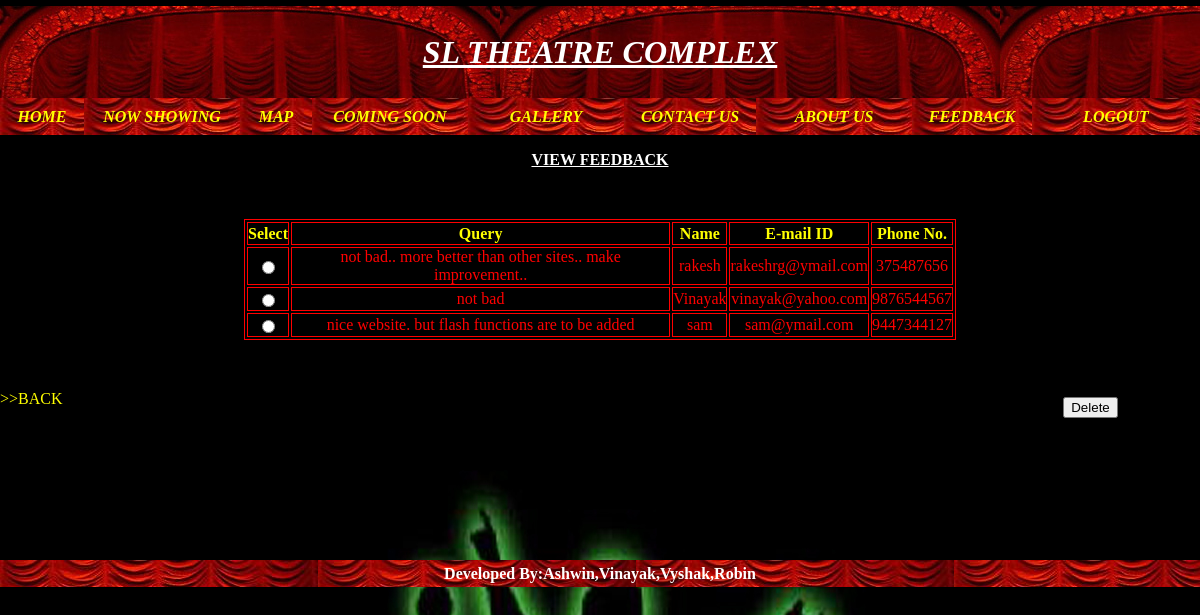
The page /viewfeedback_admin.php on the database its author committed.
### tables this page shows
CREATE TABLE IF NOT EXISTS `feedback` (
  `Fid` bigint(35) NOT NULL AUTO_INCREMENT,
  `Feedback` varchar(150) NOT NULL,
  `NAME` varchar(35) NOT NULL,
  `EID` varchar(30) NOT NULL,
  `PNO` bigint(25) NOT NULL,
  PRIMARY KEY (`Fid`)
);

### viewfeedback_admin.php (the view, shortened to what this page needs)
<!DOCTYPE html PUBLIC "-//W3C//DTD XHTML 1.0 Transitional//EN" "http://www.w3.org/TR/xhtml1/DTD/xhtml1-transitional.dtd">
<html xmlns="http://www.w3.org/1999/xhtml">
<head>
</head>
<body>
<form name="form1" method="post" action="feedbackdel.php">
<?php
$con=mysql_connect("localhost","root","");
    $qry="select *from feedback";
    $res=mysql_query($qry,$con);
	?>
<div id="Layer1">
  <table width="100%" height="92" border="0" cellpadding="0" cellspacing="0">
    <tr>
      <td background="pic/curtains08-02-22.jpg" bgcolor="#E0DFE3"><div align="center" class="style1">
        <div align="center" class="style3 style8"><ins>SL THEATRE COMPLEX </ins></div>
      </div></td>
    </tr>
  </table>
  <table width="100%" height="37" border="0" cellpadding="0" cellspacing="0">
    <tr>
      <td width="7%" height="37" background="pic/CURTAIN.JPG" bgcolor="#E0DFE3"><div align="center" class="style2"><a href="admin_mainpage.php">HOME</a></div></td>
      <td width="13%" background="pic/CURTAIN.JPG" bgcolor="#E0DFE3"><div align="center" class="style6"><a href="nowshowing.php">NOW SHOWING </a></div></td>
      <td width="6%" background="pic/CURTAIN.JPG" bgcolor="#E0DFE3"><div align="center"><em><a href="map.php"><strong>MAP</strong></a></em></div></td>
      <td width="13%" background="pic/CURTAIN.JPG" bgcolor="#E0DFE3"><div align="center" class="style6"><a href="comingsoon.php">COMING SOON </a></div></td>
      <td width="13%" background="pic/CURTAIN.JPG" bgcolor="#E0DFE3"><div align="center" class="style6"><a href="gallery.php">GALLERY</a><a href="ECoupon.php"></a></div></td>
      <td width="11%" background="pic/CURTAIN.JPG" bgcolor="#E0DFE3"><div align="center" class="style6"><a href="gallery.php"></a><a href="contactus.php">CONTACT US</a></div></td>
      <td width="13%" background="pic/CURTAIN.JPG" bgcolor="#E0DFE3"><div align="center" class="style6"><a href="contactus.php"></a> <a href="aboutus.php">ABOUT US</a></div></td>
      <td width="10%" background="pic/CURTAIN.JPG" bgcolor="#E0DFE3"><div align="center" class="style6"><a href="aboutus.php"></a> <a href="feedback.php" class="style15">FEEDBACK</a></div></td>
      <td width="14%" background="pic/CURTAIN.JPG" bgcolor="#E0DFE3"><div align="center" class="style22"><a href="admin.php">LOGOUT</a></div></td>
    </tr>
  </table>
  <p align="center"><strong><span class="style8"><U>VIEW FEEDBACK </U></span></strong></p>
  <p>&nbsp;</p>
  <table width="712" height="58" border="1" align="center" cellpadding="0" bordercolor="#FF0000">
    <tr>
      <td height="21"><div align="center" class="style7 style24">Select</div></td>
      <td><div align="center" class="style26">Query</div></td>
      <td><div align="center" class="style26">Name</div></td>
      <td><div align="center" class="style26">E-mail ID </div></td>
      <td><div align="center" class="style26">Phone No. </div></td>
    </tr>
    <?php while($row=mysql_fetch_array($res))
	{ ?>
    <tr>
      <td height="22" bgcolor="#000000"><div align="center">
          <input name="rid" type="radio" value="<?php echo $row['Fid'];?>" />
      </div></td>
      <td bgcolor="#000000"><div align="center" class="style27"><?php echo $row['Feedback'];?></div></td>
      <td bgcolor="#000000"><div align="center" class="style27"><?php echo $row['NAME'];?></div></td>
      <td bgcolor="#000000"><div align="center" class="style27"><?php echo $row['EID'];?></div></td>
      <td bgcolor="#000000"><div align="center" class="style27"><?php echo $row['PNO'];?></div></td>
    </tr>
    <?php
	}
	?>
  </table>
  <p>&nbsp;</p>
  <table width="219" border="0" align="right">
    <tr>
      <td width="177" height="28" colspan="5" bgcolor="#000000">
        <div align="center">
          <input type="submit" name="Submit" value="Delete" />
        </div></td></tr>
  </table>
  <p><a href="admin_mainpage.php">&gt;&gt;BACK</a></p>
  <p>&nbsp;</p>
  <p>&nbsp;</p>
  <p>&nbsp;</p>
  <p>&nbsp;</p>
  <table width="100%" height="27" border="0" cellpadding="0" cellspacing="0" background="pic/CURTAIN.JPG">
    <tr>
      <td><div align="center"><span class="style7">Developed By:Ashwin,Vinayak,Vyshak,Robin </span></div></td>
    </tr>
  </table>
</div>
</form>
</body>
</html>

### viewfeedback_admin.php (style rules this page uses)
.style1 { font-size: xx-large; font-weight: bold; font-style: italic; color: #9966FF; }
.style3 { color: #FFFFFF; font-family: Georgia, "Times New Roman", Times, serif; }
.style6 { color: #FFFF00; font-weight: bold; font-style: italic; }
a:link { color: #FFFF00; text-decoration: none; }
body { background-image: url(pic/nowshowings.JPG); }
.style7 { color: #FFFFFF; font-weight: bold; }
.style8 { color: #FFFFFF }
.style2 { color: #FFFF66; font-style: italic; font-weight: bold; }
.style24 { color: #FFFF00 }
.style26 { color: #FFFF00; font-weight: bold; }
.style27 { color: #FF0000 }
.style15 { font-family: "Times New Roman", Times, serif; font-style: italic; font-weight: bold; }
.style22 { color: #FFFF00; font-weight: bold; font-style: italic; font-family: "Times New Roman", Times, serif; }

### rows shown on the page
feedback: Feedback "not bad.. more better than other sites.. make improvement..", NAME "rakesh", EID "rakeshrg@ymail.com", PNO "375487656"
feedback: Feedback "not bad", NAME "Vinayak", EID "vinayak@yahoo.com", PNO "9876544567"
feedback: Feedback "nice website. but flash functions are to be added", NAME "sam", EID "sam@ymail.com", PNO "9447344127"
